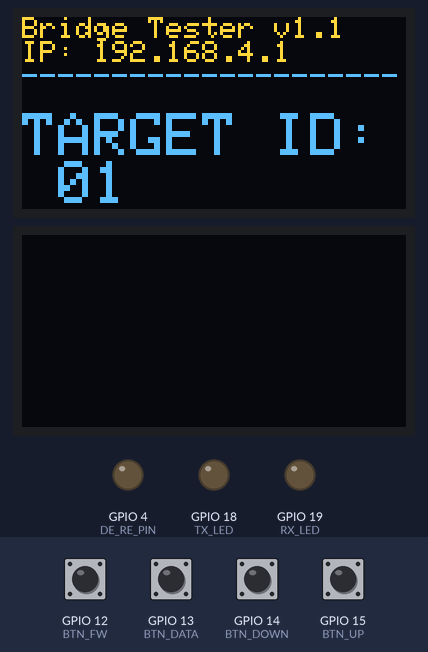
This program was run on a simulated ESP32. On the bench: 2 × 128×64 one-colour display, output pins drawn as LEDs (lit = HIGH). The test bench sets the inputs (shaded band); at power-on: GPIO 12 (BTN_FW), GPIO 13 (BTN_DATA), GPIO 14 (BTN_DOWN), GPIO 15 (BTN_UP) HIGH. The OLED is the two-colour kind (top 16 rows yellow); storage starts empty; what the program prints to the serial monitor is not drawn.

Above: at 1.3 s.
1.4 s: GPIO 12 (BTN_FW) pulled LOW for 0.15 s
At 3.7 s:
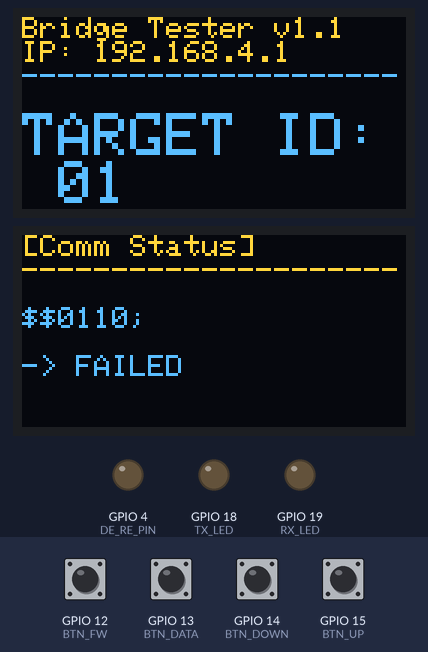
4.2 s: GPIO 14 (BTN_DOWN) pulled LOW for 1 s
At 5.6 s:
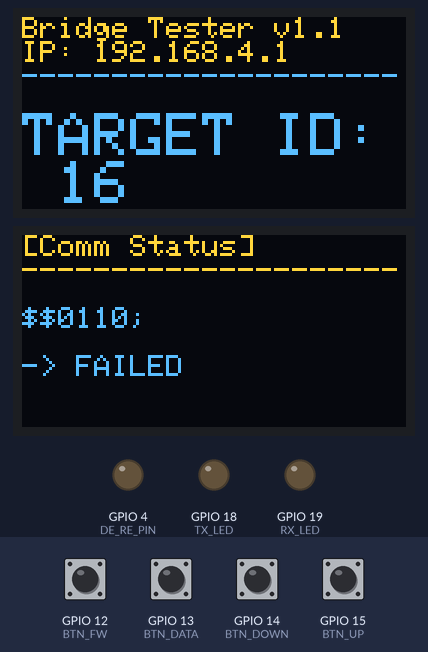
6.7 s: GPIO 13 (BTN_DATA) pulled LOW for 0.15 s
At 8.9 s:
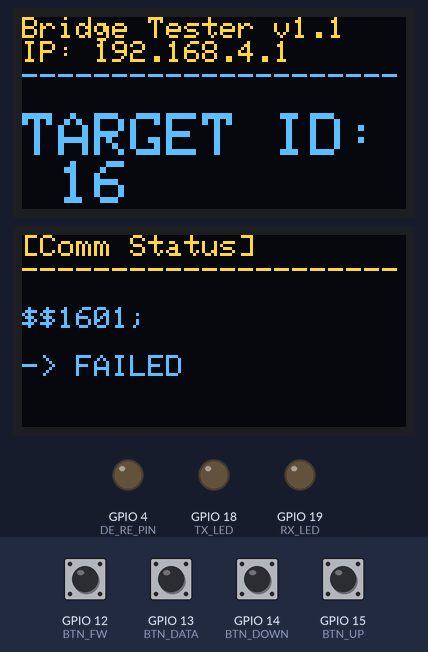
9.5 s: GPIO 12 (BTN_FW) pulled LOW for 1 s
At 10.6 s:
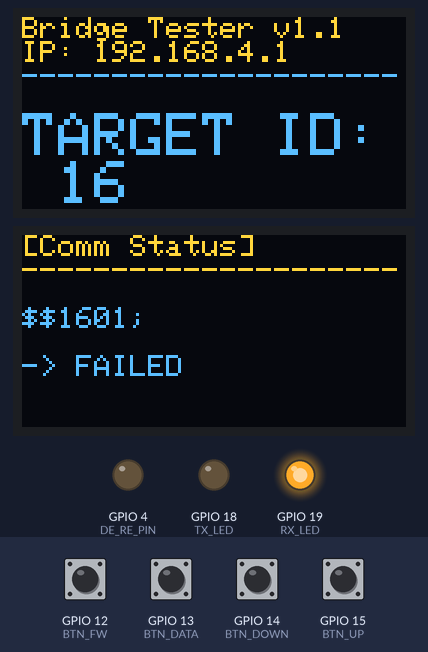
12.3 s: GPIO 15 (BTN_UP) pulled LOW for 0.15 s
At 13.4 s:
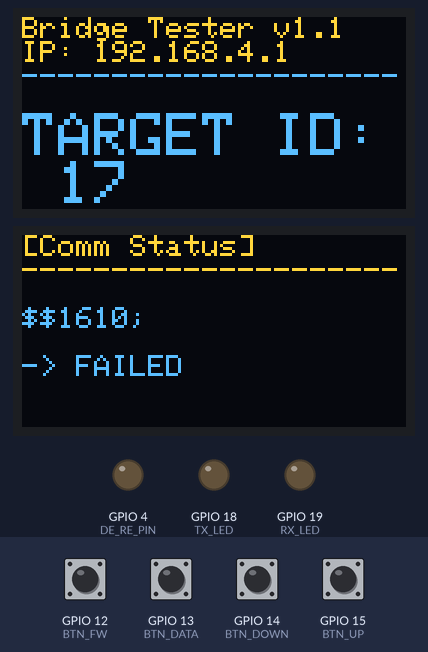
13.9 s: GPIO 13 (BTN_DATA) pulled LOW for 1 s
At 15.6 s:
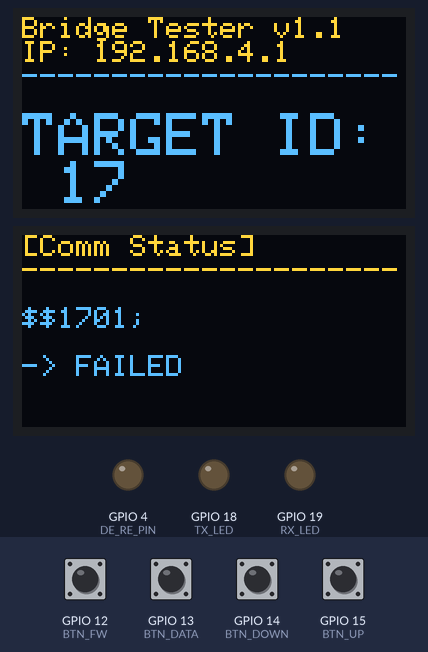
Timing chart, 0 to 17.1 s (numbered marks = the images above; inputs shaded):
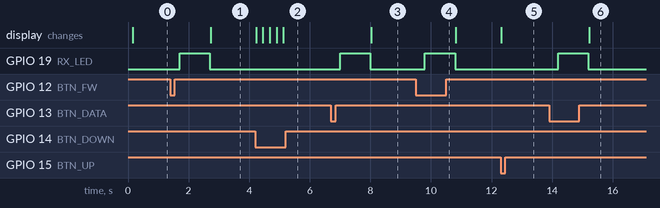

The program:

main.cpp
```cpp
#include <Arduino.h>
#include <WiFi.h>
#include <WebServer.h>
#include <Wire.h>
#include <Adafruit_GFX.h>
#include <Adafruit_SSD1306.h>
#include <LittleFS.h>

#define RX_PIN 16
#define TX_PIN 17
#define DE_RE_PIN 4
#define TX_LED 18
#define RX_LED 19

#define BTN_FW 12
#define BTN_DATA 13
#define BTN_DOWN 14
#define BTN_UP 15

#define RS485Serial Serial2
#define SCREEN_WIDTH 128
#define SCREEN_HEIGHT 64
#define OLED_RESET -1

// I2C 버스 및 디스플레이 객체
TwoWire I2C_One = TwoWire(0);
TwoWire I2C_Two = TwoWire(1);
Adafruit_SSD1306 display1(SCREEN_WIDTH, SCREEN_HEIGHT, &I2C_One, OLED_RESET);
Adafruit_SSD1306 display2(SCREEN_WIDTH, SCREEN_HEIGHT, &I2C_Two, OLED_RESET);

WebServer server(80);
int currentID = 1;

void updateStatusOLED()
{
    display1.clearDisplay();
    display1.setTextColor(SSD1306_WHITE);
    display1.setCursor(0, 0);
    display1.setTextSize(1);
    display1.println("Bridge Tester v1.1");
    display1.println("IP: " + WiFi.softAPIP().toString());
    display1.println("---------------------");
    display1.println("");
    display1.setTextSize(2);
    display1.printf("TARGET ID: %02d", currentID);
    display1.display();
}

void updateChamberOLED(String rawData)
{
    if (rawData.startsWith("$") && rawData.length() >= 27)
    {
        String hexStatus = rawData.substring(3, 7);
        uint16_t statusBits = strtol(hexStatus.c_str(), NULL, 16);

        String temps[4] = {
            rawData.substring(7, 12), rawData.substring(12, 17),
            rawData.substring(17, 22), rawData.substring(22, 27)};

        display2.clearDisplay();
        display2.setTextColor(SSD1306_WHITE);
        display2.setTextSize(1);
        display2.setCursor(0, 0);
        display2.println("[Chamber Status]");
        display2.println("---------------------");

        for (int i = 0; i < 4; i++)
        {
            int shift = (3 - i) * 4;
            uint8_t chStatus = (statusBits >> shift) & 0x0F;
            int waterLvl = (chStatus & 0x08) ? 1 : 0;
            int pumpIn = (chStatus & 0x04) ? 1 : 0;
            int pumpOut = (chStatus & 0x02) ? 1 : 0;

            display2.printf("%d: %s W:%d I:%d O:%d\n", i + 1, temps[i].c_str(), waterLvl, pumpIn, pumpOut);
        }
        display2.display();
    }
}

void displayMessageOLED2(String title, String msg)
{
    display2.clearDisplay();
    display2.setTextColor(SSD1306_WHITE);
    display2.setTextSize(1);
    display2.setCursor(0, 0);
    display2.println(title);
    display2.println("---------------------");
    display2.println("");
    display2.setTextSize(1);
    display2.println(msg); // 긴 문장은 알아서 줄바꿈됨
    display2.display();
}

String handleRS485(String command)
{
    digitalWrite(TX_LED, HIGH);
    while (RS485Serial.available())
        RS485Serial.read();
    digitalWrite(DE_RE_PIN, HIGH);
    RS485Serial.print(command);
    RS485Serial.flush();
    digitalWrite(DE_RE_PIN, LOW);
    digitalWrite(TX_LED, LOW);

    delay(300);

    digitalWrite(RX_LED, HIGH);
    String rawResponse = "";
    unsigned long startMillis = millis();
    while (millis() - startMillis < 1000)
    {
        if (RS485Serial.available())
            rawResponse += (char)RS485Serial.read();
    }
    digitalWrite(RX_LED, LOW);

    String cleanResponse = "";
    for (int i = 0; i < rawResponse.length(); i++)
    {
        if (rawResponse[i] >= 32 && rawResponse[i] <= 126)
            cleanResponse += rawResponse[i];
    }

    if (cleanResponse.length() == 0)
    {
        // Case 1: 응답 없음 (FAILED)
        displayMessageOLED2("[Comm Status]", command + "\n\n-> FAILED");
        Serial.println("Result: FAILED");
    }
    else if (cleanResponse.indexOf("F/W") != -1)
    {
        // Case 2: 펌웨어 정보 (그대로 출력)
        displayMessageOLED2("[Firmware Info]", cleanResponse);
        Serial.println("Result: FW Info Displayed");
    }
    else
    {
        // Case 3: 일반 데이터 (파싱 시도)
        updateChamberOLED(cleanResponse);
        Serial.println("Result: Data Parsed");
    }

    return cleanResponse;
}

void setup()
{
    Serial.begin(115200);
    RS485Serial.begin(9600, SERIAL_8N1, RX_PIN, TX_PIN);

    pinMode(DE_RE_PIN, OUTPUT);
    pinMode(TX_LED, OUTPUT);
    pinMode(RX_LED, OUTPUT);
    digitalWrite(DE_RE_PIN, LOW);

    pinMode(BTN_UP, INPUT_PULLUP);
    pinMode(BTN_DOWN, INPUT_PULLUP);
    pinMode(BTN_DATA, INPUT_PULLUP);
    pinMode(BTN_FW, INPUT_PULLUP);

    // 2. I2C 및 OLED 초기화 (Panic 방지 핵심)
    I2C_One.begin(21, 22);
    I2C_Two.begin(25, 26);

    if (!display1.begin(SSD1306_SWITCHCAPVCC, 0x3C))
    {
        Serial.println("OLED 1 Failed");
        while (1)
            ;
    }
    if (!display2.begin(SSD1306_SWITCHCAPVCC, 0x3C))
    {
        Serial.println("OLED 1 Failed");
        while (1)
            ;
    }

    display1.clearDisplay();
    display1.display();
    display2.clearDisplay();
    display2.display();

    if (!LittleFS.begin(true))
        Serial.println("LittleFS Mount Failed");

    WiFi.softAP("Bridge_Tester", "");
    updateStatusOLED();

    // 4. 웹 서버 라우팅
    server.on("/", HTTP_GET, []()
              {
        if(LittleFS.exists("/index.html")) {
            File file = LittleFS.open("/index.html", "r");
            server.streamFile(file, "text/html");
            file.close();
        } else {
            server.send(404, "text/plain", "File Not Found. Upload index.html!");
        } });

    server.on("/api/send", HTTP_POST, []()
              {
        String command = server.arg("plain");
        String response = handleRS485(command);
        server.send(200, "application/json", "{\"response\":\"" + response + "\"}");
        updateStatusOLED(); });

    server.begin();
    Serial.println("System Ready!");
}

void loop()
{
    server.handleClient();

    if (digitalRead(BTN_UP) == LOW)
    {
        currentID = (currentID >= 20) ? 1 : currentID + 1;
        updateStatusOLED();
        delay(200);
    }
    if (digitalRead(BTN_DOWN) == LOW)
    {
        currentID = (currentID <= 1) ? 20 : currentID - 1;
        updateStatusOLED();
        delay(200);
    }
    if (digitalRead(BTN_DATA) == LOW)
    {
        char cmd[16];
        sprintf(cmd, "$$%02d01;", currentID);
        handleRS485(String(cmd));
        delay(300);
    }
    if (digitalRead(BTN_FW) == LOW)
    {
        char cmd[16];
        sprintf(cmd, "$$%02d10;", currentID);
        handleRS485(String(cmd));
        delay(300);
    }
}
```

Measured:
- after the input at 1.4 s, GPIO 19 (RX_LED): LOW → HIGH after 0.30 s, → LOW 1.0 s later; the display: changes after 1.3 s (image 1)
- after the input at 4.2 s, the display: first changes at once (image 2 shows a later state)
- after the input at 6.7 s, GPIO 19 (RX_LED): LOW → HIGH after 0.30 s, → LOW 1.0 s later; the display: changes after 1.3 s (image 3)
- after the input at 9.5 s, GPIO 19 (RX_LED): LOW → HIGH after 0.30 s, → LOW 1.0 s later
- after the input at 12.3 s, the display: changes at once (image 5)
- after the input at 13.9 s, GPIO 19 (RX_LED): LOW → HIGH after 0.30 s, → LOW 1.0 s later; the display: changes after 1.3 s (image 6)
